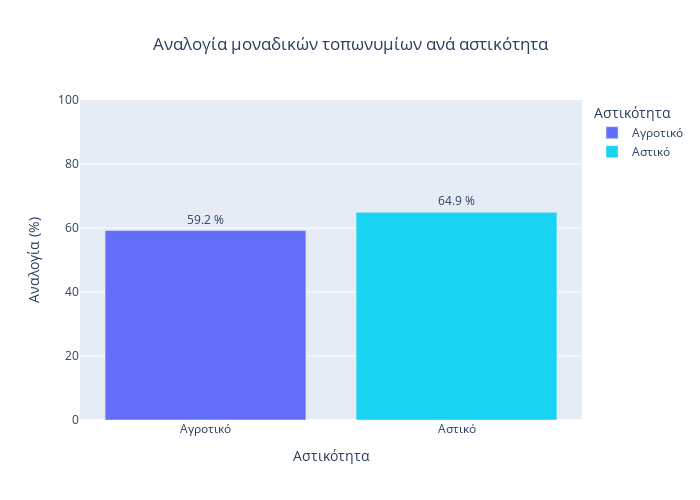

Here is the notebook cell this chart was saved with:
### Code cell
# By astikotita
# Build temporary dataframe
temp_df = pd.DataFrame({'Αστικότητα': ['Αγροτικό', 'Αστικό'], 'Αναλογία (%)': [ua_df['prop'][0], ua_df['prop'][1]]})
display(temp_df)

fig = px.bar(
    temp_df,
    x = 'Αστικότητα',
    y = 'Αναλογία (%)',
    range_y = (0, 100),
    text = 'Αναλογία (%)',

    # Color
    color = 'Αστικότητα',
    color_discrete_sequence = [px.colors.qualitative.Plotly[0], px.colors.qualitative.Plotly[5]],

    # Format
    width= 700,
    height = 500,
    title = 'Αναλογία μοναδικών τοπωνυμίων ανά αστικότητα'
)

# Update text annotations
fig.update_layout(uniformtext_minsize=10, uniformtext_mode='hide')
fig.update_traces(texttemplate='%{text:.3s} %', textposition='outside')

# Center title
fig.update_layout(title_x = 0.5)

fig.show()

# Save image 
fig.write_image("imgs/Ελληνικά/Αναλογία μοναδικών τοπωνυμίων - Αστικότητα.png")

### Figure 1 — Plotly figure (JSON) as saved in the notebook; plotly's stock layout.template omitted (floating-point values rounded to 4 significant figures)
{"data": [{"alignmentgroup": "True", "hovertemplate": "Αστικότητα=%{x}<br>Αναλογία (%)=%{text}<extra></extra>", "legendgroup": "Αγροτικό", "marker": {"color": "#636EFA", "pattern": {"shape": ""}}, "name": "Αγροτικό", "offsetgroup": "Αγροτικό", "orientation": "v", "showlegend": true, "text": [59.21], "textposition": "outside", "texttemplate": "%{text:.3s} %", "type": "bar", "x": ["Αγροτικό"], "xaxis": "x", "y": [59.21], "yaxis": "y"}, {"alignmentgroup": "True", "hovertemplate": "Αστικότητα=%{x}<br>Αναλογία (%)=%{text}<extra></extra>", "legendgroup": "Αστικό", "marker": {"color": "#19D3F3", "pattern": {"shape": ""}}, "name": "Αστικό", "offsetgroup": "Αστικό", "orientation": "v", "showlegend": true, "text": [64.89], "textposition": "outside", "texttemplate": "%{text:.3s} %", "type": "bar", "x": ["Αστικό"], "xaxis": "x", "y": [64.89], "yaxis": "y"}], "layout": {"barmode": "relative", "height": 500, "legend": {"title": {"text": "Αστικότητα"}, "tracegroupgap": 0}, "title": {"text": "Αναλογία μοναδικών τοπωνυμίων ανά αστικότητα", "x": 0.5}, "uniformtext": {"minsize": 10, "mode": "hide"}, "width": 700, "xaxis": {"anchor": "y", "categoryarray": ["Αγροτικό", "Αστικό"], "categoryorder": "array", "domain": [0, 1], "title": {"text": "Αστικότητα"}}, "yaxis": {"anchor": "x", "domain": [0, 1], "range": [0, 100], "title": {"text": "Αναλογία (%)"}}}}
